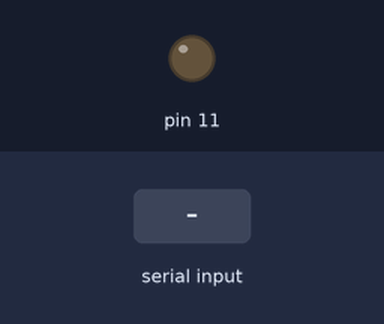
A sketch run on a simulated Arduino Uno, built with avr-gcc and run on an emulated ATmega328P. Shown: output pins drawn as LEDs (lit = HIGH). Inputs (shaded band) come from the test bench.

Above: at 1.2 s.
1.3 s: "1" received over Serial
At 1.9 s:
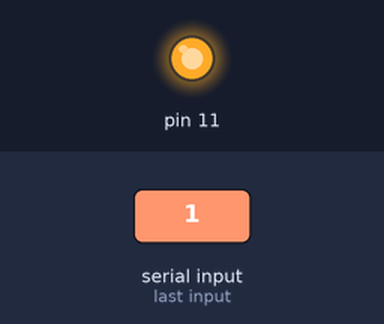
2.8 s: "0" received over Serial
At 4.2 s:
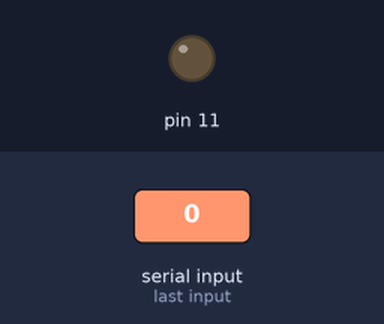
Timing chart, 0 to 5.8 s (numbered marks = the images above; inputs shaded):
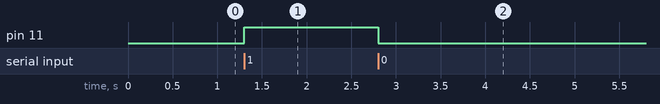

Measured:
- after the input at 1.3 s, pin 11: LOW → HIGH at once
- after the input at 2.8 s, pin 11: HIGH → LOW at once

The sketch:

relay_control.ino
```cpp
int data;

void setup()
{
  Serial.begin(9600);
  pinMode(11,OUTPUT);
  digitalWrite (11, LOW); //initially set to low
}

void loop()
{
while (Serial.available())
  {
    data = Serial.read();
  }

  if (data == '1')
  digitalWrite (11, HIGH);

  else if (data == '0')
  digitalWrite (11, LOW);

}
```
